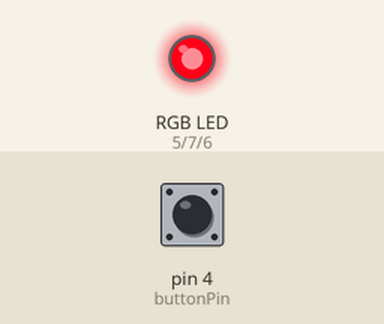
Simulated run of this sketch. Board: Arduino Uno, built with avr-gcc and run on an emulated ATmega328P. Shown: an RGB LED mixed from three pins (HIGH = lit). Dashed ring = blinking. The inputs (shaded band) are chosen by the test bench; at power-on: pin 4 (buttonPin) HIGH. Dim RGB values are drawn brighter than linear.

Above: at 1.2 s.
1.3 s: pin 4 (buttonPin) pulled LOW for 3.2 s
At 4.7 s:
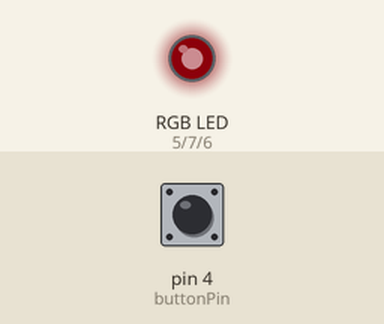
7.5 s: pin 4 (buttonPin) pulled LOW for 0.15 s
At 9.8 s:
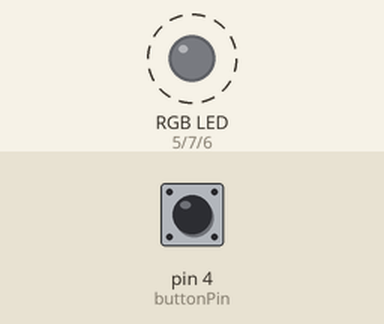
10.6 s: pin 4 (buttonPin) pulled LOW for 0.15 s
At 11.85 s:
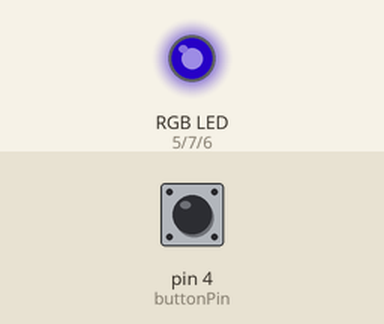
13.7 s: pin 4 (buttonPin) pulled LOW for 0.15 s
At 14.55 s:
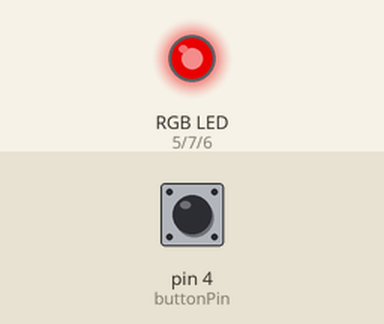
16.7 s: pin 4 (buttonPin) pulled LOW for 0.15 s
At 18.16 s:
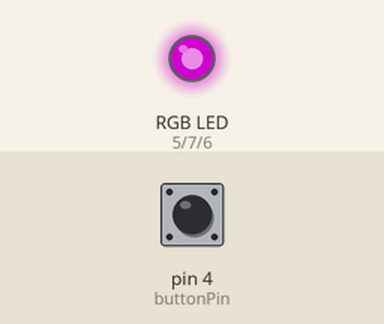
19.8 s: pin 4 (buttonPin) pulled LOW for 3.2 s
Timing chart, 0 to 24.6 s (numbered marks = the images above; inputs shaded):
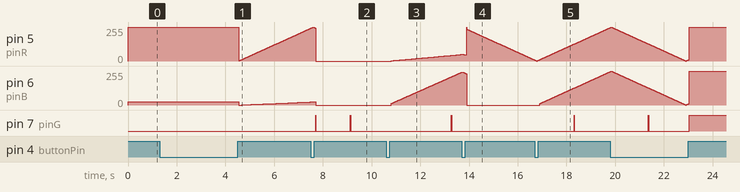

Measured:
- after the input at 1.3 s, pin 6 (pinB): 24/255 → 0/255 after 3.3 s, → 1/255 0.12 s later, → 2/255 0.13 s later, → 3/255 0.12 s later, … (24 changes in this stretch)
- after the input at 7.5 s, pin 7 (pinG): alternates HIGH for 0.01 s and LOW for 1.4 s, starting after 0.20 s
- after the input at 10.6 s, pin 5 (pinR): moves from 0/255 to 49/255 over 2.9 s, starting after 0.20 s; pin 6 (pinB): moves from 0/255 to 246/255 over 2.9 s, starting after 0.20 s
- after the input at 13.7 s, pin 7 (pinG): stays LOW (without the input it goes to HIGH after 0.47 s)
- after the input at 16.7 s, pin 6 (pinB): moves from 0/255 to 250/255 over 2.9 s, starting after 0.20 s; pin 7 (pinG): LOW → HIGH after 1.6 s, → LOW 0.01 s later

The sketch:

1110_3-1.ino
```cpp
const int buttonPin = 4;
const int pinR = 5; // R
const int pinG = 7; // G
const int pinB = 6; // B

// 按鍵與長短按參數
const unsigned long debounceDelay = 50;
const unsigned long shortPressMax = 600;
const unsigned long longPressMin = 1200;

// 顏色表 (R,G,B) 0-255
const int colors[][3] = {
  {255, 100, 24},   // 橘
  {0, 255, 0},      // 綠
  {50, 150, 248},   // 藍
  {255, 0, 0},      // 紅
  {255, 255, 255}   // 白
};
const int colorCount = sizeof(colors) / sizeof(colors[0]);

// 狀態
int colorIndex = 0;
bool specialMode = false; // 長按啟動的模式（閃爍 / 呼吸）
int lastButtonState = LOW;
unsigned long lastDebounceTime = 0;
unsigned long buttonDownTime = 0;
bool buttonPressed = false;

// 用於閃爍/呼吸效果
unsigned long lastEffectMillis = 0;
int breathStep = 0;
int breathDir = 1;

void setup() {
  pinMode(pinR, OUTPUT);
  pinMode(pinG, OUTPUT);
  pinMode(pinB, OUTPUT);

  pinMode(buttonPin, INPUT_PULLUP); // 假設按鍵對 GND，使用內部上拉
  // 若按鍵接到 VCC，改用 INPUT 並處理外部下拉
  setColor(colors[colorIndex]);
}

void loop() {
  int rawState = digitalRead(buttonPin); // HIGH when not pressed if INPUT_PULLUP
  int reading = rawState;
  unsigned long now = millis();

  // 反向按鍵邏輯（內部上拉時按下為 LOW）
  int logicalState = (reading == LOW) ? HIGH : LOW;

  // 去抖動
  if (logicalState != lastButtonState) {
    lastDebounceTime = now;
  }

  if ((now - lastDebounceTime) > debounceDelay) {
    // 穩定狀態
    if (logicalState == HIGH && !buttonPressed) {
      // 按下事件開始
      buttonPressed = true;
      buttonDownTime = now;
    } else if (logicalState == LOW && buttonPressed) {
      // 放開事件 -> 決定短按或長按
      unsigned long pressDuration = now - buttonDownTime;
      buttonPressed = false;

      if (pressDuration >= longPressMin) {
        // 長按動作：切換 special 模式 on/off
        specialMode = !specialMode;
      } else if (pressDuration <= shortPressMax) {
        // 短按動作：切換顏色
        colorIndex = (colorIndex + 1) % colorCount;
        setColor(colors[colorIndex]);
      }
    }
  }

  lastButtonState = logicalState;

  // 如果 specialMode 開啟，執行效果（這裡為呼吸效果）
  if (specialMode) {
    runBreathEffect();
  } else {
    // 若不在 special 模式，保持目前選定顏色（若正在按下可可視需求立即變色）
    // setColor 已在短按處理時設定；但若外部因素改變，可在此確保
    setColor(colors[colorIndex]);
  }
}

// 設定固定顏色 (0-255)
void setColor(const int rgb[3]) {
  analogWrite(pinR, rgb[0]);
  analogWrite(pinG, rgb[1]);
  analogWrite(pinB, rgb[2]);
}

// 呼吸效果：以目前 colorIndex 的色彩做強度變化
void runBreathEffect() {
  unsigned long now = millis();
  const unsigned long stepDelay = 12; // 控制平滑度
  if (now - lastEffectMillis < stepDelay) return;
  lastEffectMillis = now;

  // breathStep 在 0..255 間往返
  breathStep += breathDir;
  if (breathStep <= 0) {
    breathStep = 0;
    breathDir = 1;
  } else if (breathStep >= 255) {
    breathStep = 255;
    breathDir = -1;
  }

  // 根據基色計算當前亮度
  int r = (colors[colorIndex][0] * breathStep) / 255;
  int g = (colors[colorIndex][1] * breathStep) / 255;
  int b = (colors[colorIndex][2] * breathStep) / 255;
  analogWrite(pinR, r);
  analogWrite(pinG, g);
  analogWrite(pinB, b);
}
```
